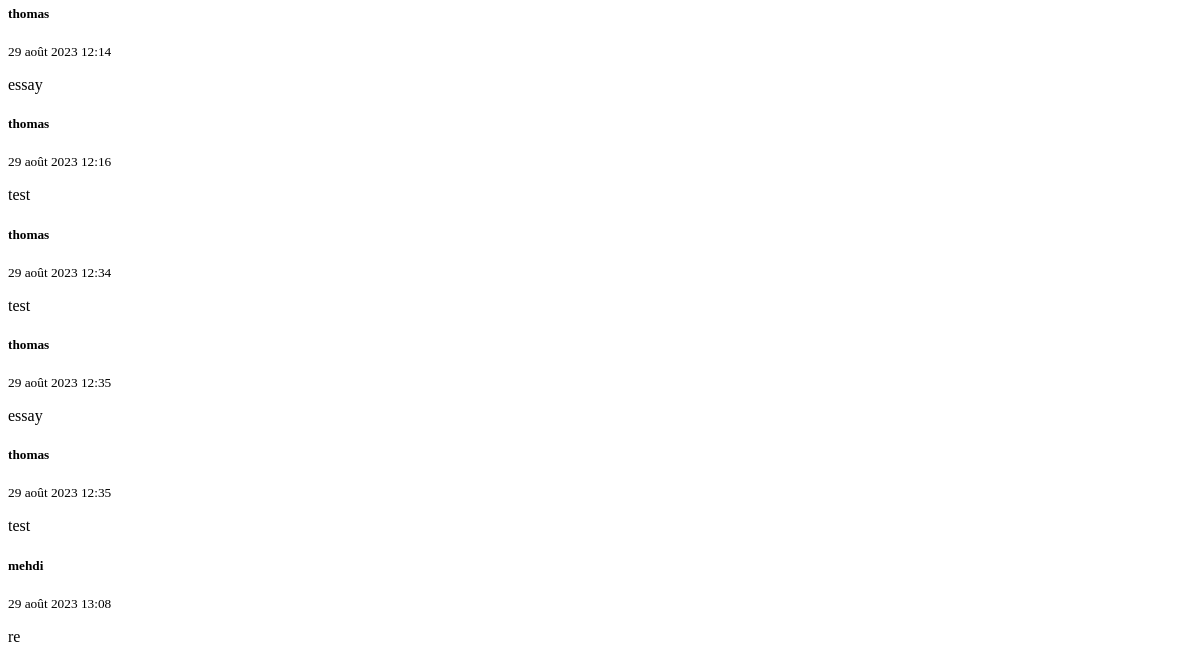
The page /getNewMessages (lower part) on the database as committed earlier.
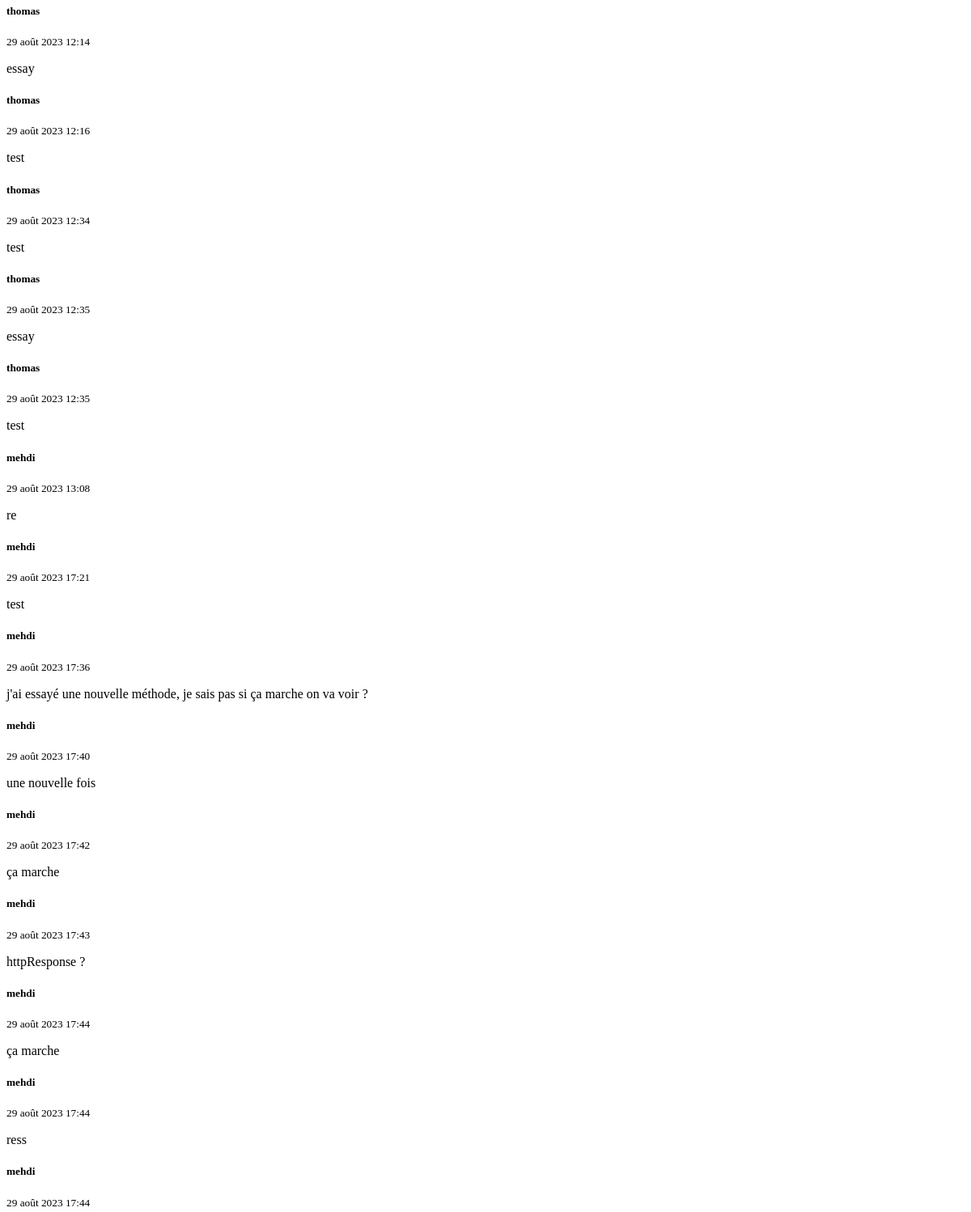
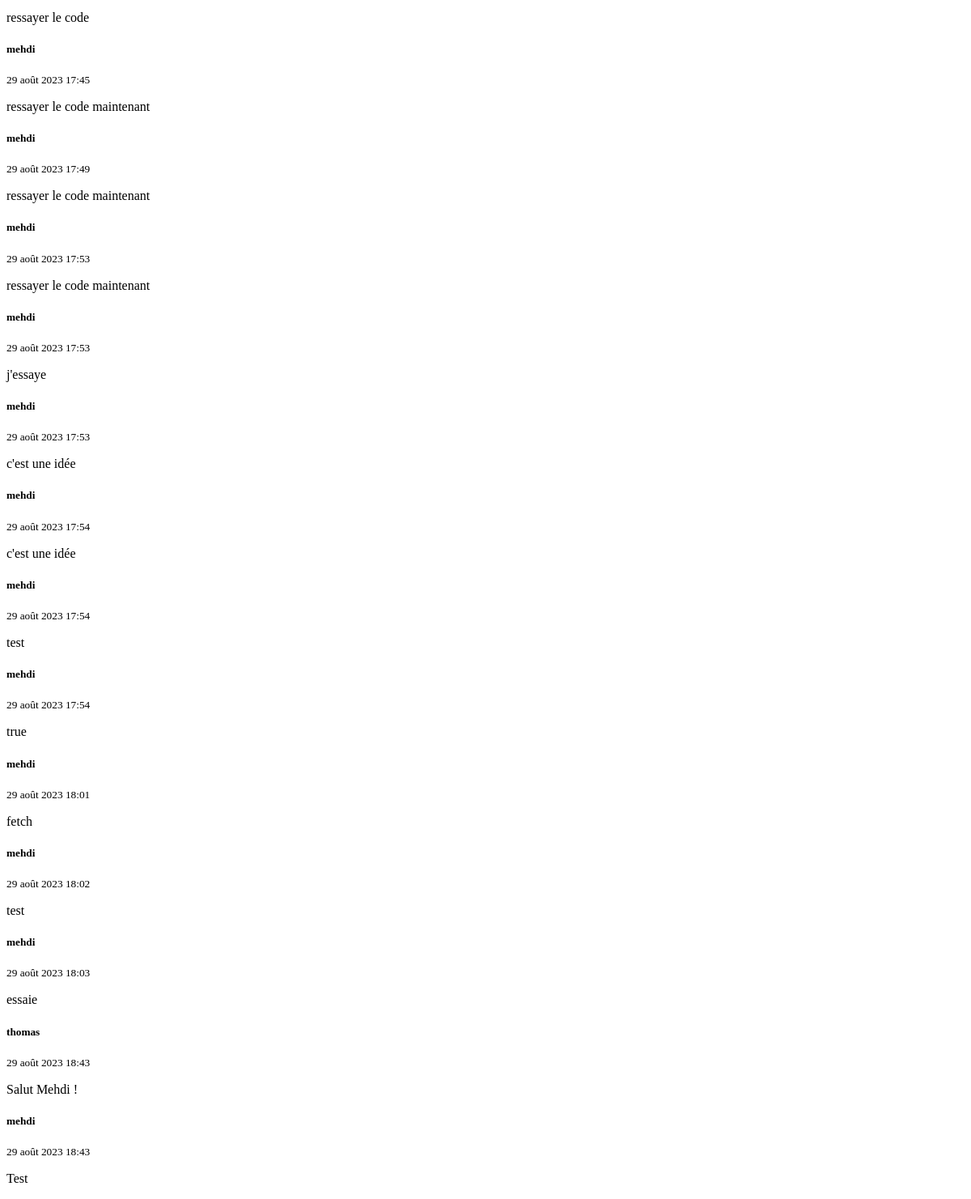
The same page on the database as committed later (2 pictures, top to bottom).
### main/models.py (models this page shows, shortened)
class ChatMessage(models.Model):
    username=models.CharField(max_length=150)
    message=models.CharField(max_length=500)
    dateMessage=models.DateTimeField(auto_now=False, auto_now_add=True)

### main/views.py (the view)
# urls.py: path('getNewMessages',views.getNewMessage,name="getNewMessage"),
def getNewMessage(request):
	messages=ChatMessage.objects.all()#filter(dateMessage__gt=request.GET.get("dateMessage"))
	print("rafraichissement demande !!!")
	return render(request,template_name="partials/messageList.html",context={"messages":messages})

### main/templates/partials/messageList.html (shortened to what this page needs)
<div class="scroll-area-sm">
    <div class="list-group" id="groupMessage">
        {% for message in messages %}
        <a class="list-group-item list-group-item-action " aria-current="true">
            <div class="d-flex w-100 h-25 d-inline-block justify-content-between">
              <h5 class="mb-1">{{message.username}}</h5>
              <small>{{message.dateMessage}}</small>
            </div>
            <p class="mb-1">{{message.message}}</p>
        </a>
        {% endfor %}
    </div>
    </div>

Rows that differ between the two databases and show on the page:
added ChatMessage: username "mehdi", dateMessage "29 août 2023 17:21", message "test"
added ChatMessage: username "mehdi", dateMessage "29 août 2023 17:36", message "j'ai essayé une nouvelle méthode, je sais pas si ça marche on va voir ?"
added ChatMessage: username "mehdi", dateMessage "29 août 2023 17:40", message "une nouvelle fois"
added ChatMessage: username "mehdi", dateMessage "29 août 2023 17:42", message "ça marche"
added ChatMessage: username "mehdi", dateMessage "29 août 2023 17:43", message "httpResponse ?"
added ChatMessage: username "mehdi", dateMessage "29 août 2023 17:44", message "ça marche"
added ChatMessage: username "mehdi", dateMessage "29 août 2023 17:44", message "ress"
added ChatMessage: username "mehdi", dateMessage "29 août 2023 17:44", message "ressayer le code"
added ChatMessage: username "mehdi", dateMessage "29 août 2023 17:45", message "ressayer le code maintenant"
added ChatMessage: username "mehdi", dateMessage "29 août 2023 17:49", message "ressayer le code maintenant"
added ChatMessage: username "mehdi", dateMessage "29 août 2023 17:53", message "ressayer le code maintenant"
added ChatMessage: username "mehdi", dateMessage "29 août 2023 17:53", message "j'essaye"
added ChatMessage: username "mehdi", dateMessage "29 août 2023 17:53", message "c'est une idée"
added ChatMessage: username "mehdi", dateMessage "29 août 2023 17:54", message "c'est une idée"
added ChatMessage: username "mehdi", dateMessage "29 août 2023 17:54", message "test"
added ChatMessage: username "mehdi", dateMessage "29 août 2023 17:54", message "true"
added ChatMessage: username "mehdi", dateMessage "29 août 2023 18:01", message "fetch"
added ChatMessage: username "mehdi", dateMessage "29 août 2023 18:02", message "test"
added ChatMessage: username "mehdi", dateMessage "29 août 2023 18:03", message "essaie"
added ChatMessage: username "thomas", dateMessage "29 août 2023 18:43", message "Salut Mehdi !"
added ChatMessage: username "mehdi", dateMessage "29 août 2023 18:43", message "Test"
